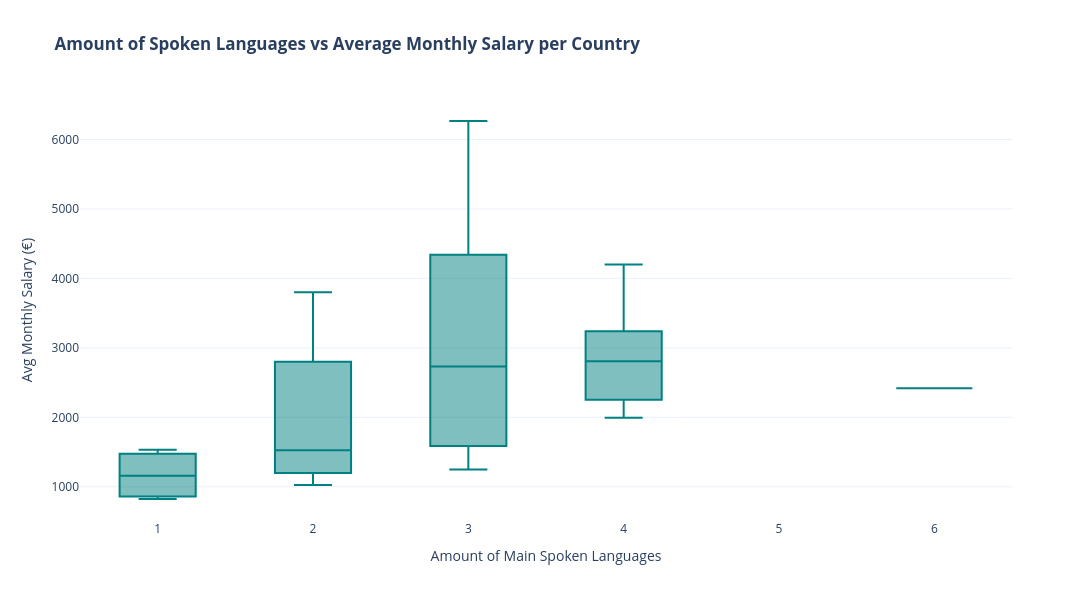

The code cell stored with this chart in its notebook:
### Code cell
fig = px.box(
    box_data.reset_index(), 
    x='Main Spoken Languages', 
    y='Average Monthly Salary',
    title='<b>Amount of Spoken Languages vs Average Monthly Salary per Country</b>',
    labels={
        'Main Spoken Languages': 'Amount of Main Spoken Languages', 
        'Average Monthly Salary': 'Avg Monthly Salary (€)'
    },
    template='plotly_white',
    color_discrete_sequence=['teal']
)
fig.update_layout(width=1200, height=600)

print(f'The amount of spoken languages and the Avg Monthly Salary in a certain country, have a moderate positive correlation of {box_data.corr().iloc[0,1].round(3)}.')
fig.show()

### Figure 1 — Plotly figure (JSON) as saved in the notebook; plotly's stock layout.template omitted (floating-point values rounded to 4 significant figures)
{"data": [{"alignmentgroup": "True", "hovertemplate": "Amount of Main Spoken Languages=%{x}<br>Avg Monthly Salary (€)=%{y}<extra></extra>", "legendgroup": "", "marker": {"color": "teal"}, "name": "", "notched": false, "offsetgroup": "", "orientation": "v", "showlegend": false, "type": "box", "x": [4, 4, 3, 1, 4, 2, 2, 3, 3, 3, 4, 2, 2, 2, 1, 2, 4, 2, 2, 2, 2, 2, 1, 2, 2, 4, 2, 3, 1, 6], "x0": " ", "xaxis": "x", "y": [2850.0, 2765.0, 1250.0, 1535.0, 1993.0, 1690.0, 3800.0, 1700.0, 3700.0, 2733.0, 3239.0, 1025.0, 1033.0, 2800.0, 1417.0, 1300.0, 4200.0, 1450.0, 3330.0, 3533.0, 1367.0, 1080.0, 900.0, 1200.0, 1600.0, 2253.0, 2533.0, 6265.0, 825.0, 2420.0], "y0": " ", "yaxis": "y"}], "layout": {"boxmode": "group", "height": 600, "legend": {"tracegroupgap": 0}, "title": {"text": "<b>Amount of Spoken Languages vs Average Monthly Salary per Country</b>"}, "width": 1200, "xaxis": {"anchor": "y", "domain": [0, 1], "title": {"text": "Amount of Main Spoken Languages"}}, "yaxis": {"anchor": "x", "domain": [0, 1], "title": {"text": "Avg Monthly Salary (€)"}}}}
